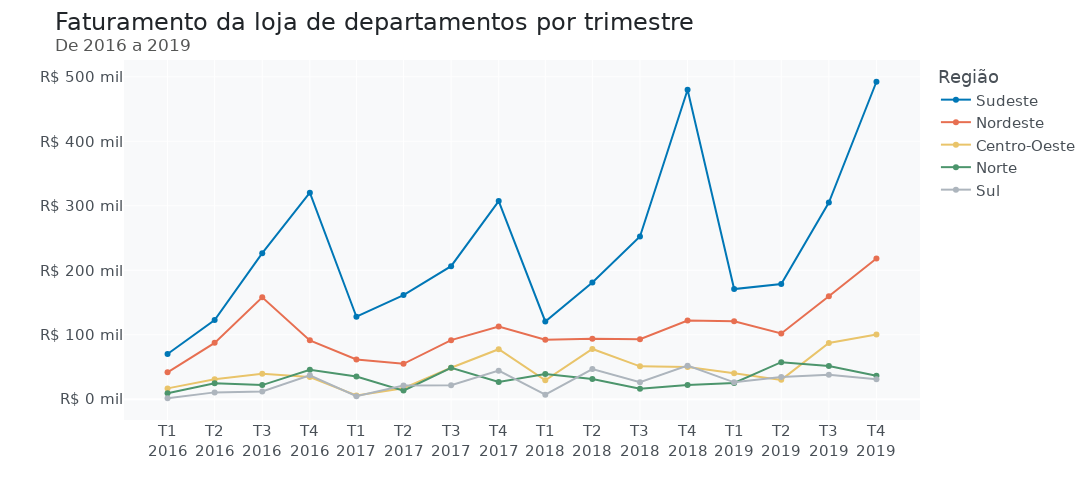

Write notebook code for a chart like this one.
### Markdown cell above
#### Gerando o gráfico

### Code cell
# Importando a biblioteca
import plotly.express as px

# Gerando um gráfico de linha com o faturamento da loja por trimestre dividido por região
fig = px.line(df_regiao, x=df_regiao.index, y=df_regiao.columns, markers = True, labels={"regiao": "Região"},
              color_discrete_sequence=[AZUL2, VERMELHO1, AMARELO1 , VERDE1, CINZA3])

#Ajustando o layout do gráfico
fig.update_layout(width=1100, height=500, font_family = 'DejaVu Sans', font_size=15, 
                  font_color= CINZA2, title_font_color= CINZA1, title_font_size=24, 
                  title_text='Faturamento da loja de departamentos por trimestre' +
                             '<br><sup size=1 style="color:#555655">De 2016 a 2019</sup>',
                  xaxis_title='', yaxis_title='', plot_bgcolor= CINZA5)

# Ajustando os ticks do eixo y para o formato em milhar
fig.update_yaxes(tickprefix="R$ ", ticksuffix=" mil")

#Ajustando o eixo x com os labels dos trimestres
labels = ['T1<br>2016', 'T2<br>2016', 'T3<br>2016', 'T4<br>2016', 
          'T1<br>2017', 'T2<br>2017', 'T3<br>2017', 'T4<br>2017',
          'T1<br>2018', 'T2<br>2018', 'T3<br>2018', 'T4<br>2018',
          'T1<br>2019', 'T2<br>2019', 'T3<br>2019', 'T4<br>2019',]
fig.update_xaxes(ticktext = labels, tickvals=df_regiao.index)

fig.show()

### Figure 1 — Plotly figure (JSON) as saved in the notebook; plotly's stock layout.template omitted (floating-point values rounded to 4 significant figures)
{"data": [{"hovertemplate": "Região=Sudeste<br>data_pedido=%{x}<br>value=%{y}<extra></extra>", "legendgroup": "Sudeste", "line": {"color": "#0077b6", "dash": "solid"}, "marker": {"symbol": "circle"}, "mode": "lines+markers", "name": "Sudeste", "orientation": "v", "showlegend": true, "type": "scatter", "x": ["2016-03-31T00:00:00", "2016-06-30T00:00:00", "2016-09-30T00:00:00", "2016-12-31T00:00:00", "2017-03-31T00:00:00", "2017-06-30T00:00:00", "2017-09-30T00:00:00", "2017-12-31T00:00:00", "2018-03-31T00:00:00", "2018-06-30T00:00:00", "2018-09-30T00:00:00", "2018-12-31T00:00:00", "2019-03-31T00:00:00", "2019-06-30T00:00:00", "2019-09-30T00:00:00", "2019-12-31T00:00:00"], "xaxis": "x", "y": [70.18, 122.7, 226.4, 320.3, 127.9, 161.5, 206.3, 307.3, 120.6, 180.9, 252.4, 480, 170.8, 178.6, 305, 492.3], "yaxis": "y"}, {"hovertemplate": "Região=Nordeste<br>data_pedido=%{x}<br>value=%{y}<extra></extra>", "legendgroup": "Nordeste", "line": {"color": "#e76f51", "dash": "solid"}, "marker": {"symbol": "circle"}, "mode": "lines+markers", "name": "Nordeste", "orientation": "v", "showlegend": true, "type": "scatter", "x": ["2016-03-31T00:00:00", "2016-06-30T00:00:00", "2016-09-30T00:00:00", "2016-12-31T00:00:00", "2017-03-31T00:00:00", "2017-06-30T00:00:00", "2017-09-30T00:00:00", "2017-12-31T00:00:00", "2018-03-31T00:00:00", "2018-06-30T00:00:00", "2018-09-30T00:00:00", "2018-12-31T00:00:00", "2019-03-31T00:00:00", "2019-06-30T00:00:00", "2019-09-30T00:00:00", "2019-12-31T00:00:00"], "xaxis": "x", "y": [41.73, 87.41, 158.1, 91.27, 61.58, 54.93, 91.6, 112.7, 92.4, 93.71, 93.14, 122.1, 121.1, 101.9, 159.7, 218.1], "yaxis": "y"}, {"hovertemplate": "Região=Centro-Oeste<br>data_pedido=%{x}<br>value=%{y}<extra></extra>", "legendgroup": "Centro-Oeste", "line": {"color": "#e9c46a", "dash": "solid"}, "marker": {"symbol": "circle"}, "mode": "lines+markers", "name": "Centro-Oeste", "orientation": "v", "showlegend": true, "type": "scatter", "x": ["2016-03-31T00:00:00", "2016-06-30T00:00:00", "2016-09-30T00:00:00", "2016-12-31T00:00:00", "2017-03-31T00:00:00", "2017-06-30T00:00:00", "2017-09-30T00:00:00", "2017-12-31T00:00:00", "2018-03-31T00:00:00", "2018-06-30T00:00:00", "2018-09-30T00:00:00", "2018-12-31T00:00:00", "2019-03-31T00:00:00", "2019-06-30T00:00:00", "2019-09-30T00:00:00", "2019-12-31T00:00:00"], "xaxis": "x", "y": [16.8, 30.83, 39.61, 34.41, 5.9, 16.96, 48.82, 77.54, 29.3, 77.91, 51.03, 49.83, 40.37, 30.02, 87.09, 100.3], "yaxis": "y"}, {"hovertemplate": "Região=Norte<br>data_pedido=%{x}<br>value=%{y}<extra></extra>", "legendgroup": "Norte", "line": {"color": "#4c956c", "dash": "solid"}, "marker": {"symbol": "circle"}, "mode": "lines+markers", "name": "Norte", "orientation": "v", "showlegend": true, "type": "scatter", "x": ["2016-03-31T00:00:00", "2016-06-30T00:00:00", "2016-09-30T00:00:00", "2016-12-31T00:00:00", "2017-03-31T00:00:00", "2017-06-30T00:00:00", "2017-09-30T00:00:00", "2017-12-31T00:00:00", "2018-03-31T00:00:00", "2018-06-30T00:00:00", "2018-09-30T00:00:00", "2018-12-31T00:00:00", "2019-03-31T00:00:00", "2019-06-30T00:00:00", "2019-09-30T00:00:00", "2019-12-31T00:00:00"], "xaxis": "x", "y": [9.31, 24.68, 21.94, 45.65, 35.25, 13.35, 48.71, 26.86, 39.03, 31.35, 16.16, 22.17, 25.11, 57.4, 51.54, 36.26], "yaxis": "y"}, {"hovertemplate": "Região=Sul<br>data_pedido=%{x}<br>value=%{y}<extra></extra>", "legendgroup": "Sul", "line": {"color": "#adb5bd", "dash": "solid"}, "marker": {"symbol": "circle"}, "mode": "lines+markers", "name": "Sul", "orientation": "v", "showlegend": true, "type": "scatter", "x": ["2016-03-31T00:00:00", "2016-06-30T00:00:00", "2016-09-30T00:00:00", "2016-12-31T00:00:00", "2017-03-31T00:00:00", "2017-06-30T00:00:00", "2017-09-30T00:00:00", "2017-12-31T00:00:00", "2018-03-31T00:00:00", "2018-06-30T00:00:00", "2018-09-30T00:00:00", "2018-12-31T00:00:00", "2019-03-31T00:00:00", "2019-06-30T00:00:00", "2019-09-30T00:00:00", "2019-12-31T00:00:00"], "xaxis": "x", "y": [1.51, 10.62, 11.97, 37.19, 4.75, 21.23, 21.68, 44.34, 6.95, 46.78, 26.43, 52.02, 26.18, 34.39, 37.99, 30.85], "yaxis": "y"}], "layout": {"font": {"color": "#495057", "family": "DejaVu Sans", "size": 15}, "height": 500, "legend": {"title": {"text": "Região"}, "tracegroupgap": 0}, "margin": {"t": 60}, "plot_bgcolor": "#f8f9fa", "title": {"font": {"color": "#212529", "size": 24}, "text": "Faturamento da loja de departamentos por trimestre<br><sup size=1 style=\"color:#555655\">De 2016 a 2019</sup>"}, "width": 1100, "xaxis": {"anchor": "y", "domain": [0, 1], "ticktext": ["T1<br>2016", "T2<br>2016", "T3<br>2016", "T4<br>2016", "T1<br>2017", "T2<br>2017", "T3<br>2017", "T4<br>2017", "T1<br>2018", "T2<br>2018", "T3<br>2018", "T4<br>2018", "T1<br>2019", "T2<br>2019", "T3<br>2019", "T4<br>2019"], "tickvals": ["2016-03-31T00:00:00", "2016-06-30T00:00:00", "2016-09-30T00:00:00", "2016-12-31T00:00:00", "2017-03-31T00:00:00", "2017-06-30T00:00:00", "2017-09-30T00:00:00", "2017-12-31T00:00:00", "2018-03-31T00:00:00", "2018-06-30T00:00:00", "2018-09-30T00:00:00", "2018-12-31T00:00:00", "2019-03-31T00:00:00", "2019-06-30T00:00:00", "2019-09-30T00:00:00", "2019-12-31T00:00:00"], "title": {"text": ""}}, "yaxis": {"anchor": "x", "domain": [0, 1], "tickprefix": "R$ ", "ticksuffix": " mil", "title": {"text": ""}}}}
